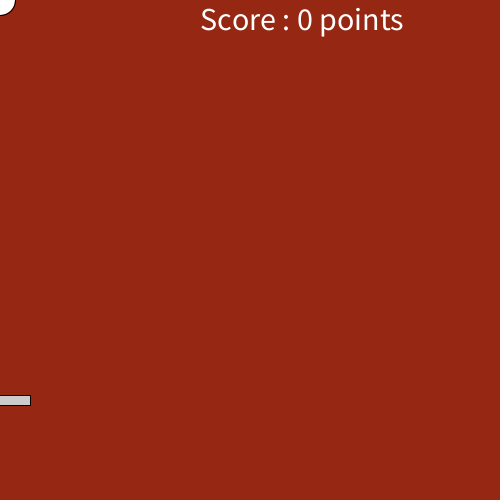
Frame 1 (no input)
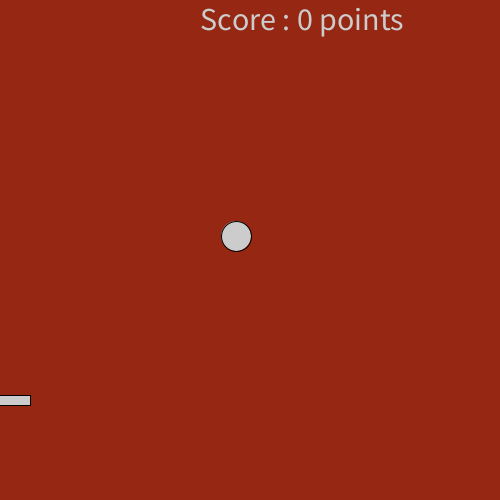
Frame 60 (the mouse pressed at the canvas centre just before this capture)
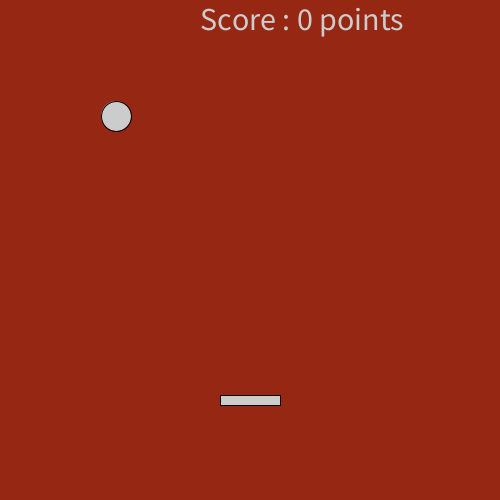
Frame 120 (the mouse held since frame 60 and released just before this capture)

The Processing sketch that drew these frames (run headless with seeded random() and noise(); from frame 60 on, the mouse is pressed at the canvas centre):

// Processing sketch: script4_pong
// ── script4_pong.pde
int rectWidth = 60;
int rectHeight = 10;
int ballX;
int ballY;
int modifX = 1;
int modifY = 1;
int raquetteY = 400;
int ballSize = 30;
float vitX = 4;
float vitY = 4;
int score = 0;

void setup()
{
  size(500, 500);
    textSize(32);
}

void draw()
{
  background(#FFFFFF);
  //Création de la balle
  background(150, 39, 18);
  ellipse(ballX, ballY, ballSize, ballSize);
  ballX += modifX*vitX;
  ballY += modifY*vitY;
  if (((ballX +(ballSize/2)) > width) || ((ballX - (ballSize/2) < 0)) && (modifX == -1) )
    modifX *= -1;
  if ((ballY - ballSize/2 < 0) && (modifY == -1))
    modifY *= -1;
  if (((ballY + ballSize/2) >= (raquetteY - rectHeight/2))  && (modifY == 1))
  {
    if ( (ballX > (mouseX - rectWidth/2))
      && (ballX < (mouseX + rectWidth/2)))
    {
      modifY *= -1;
      score += 1;
    } else {
      modifY = 1;
      ballX = ballY = 20;
      score = 0;
    }
  }

  text("Score : " + score + " points", 200, 30);
  fill(#CCCCCC);
  rectMode(CENTER);
  rect(mouseX, raquetteY, rectWidth, rectHeight);
}
